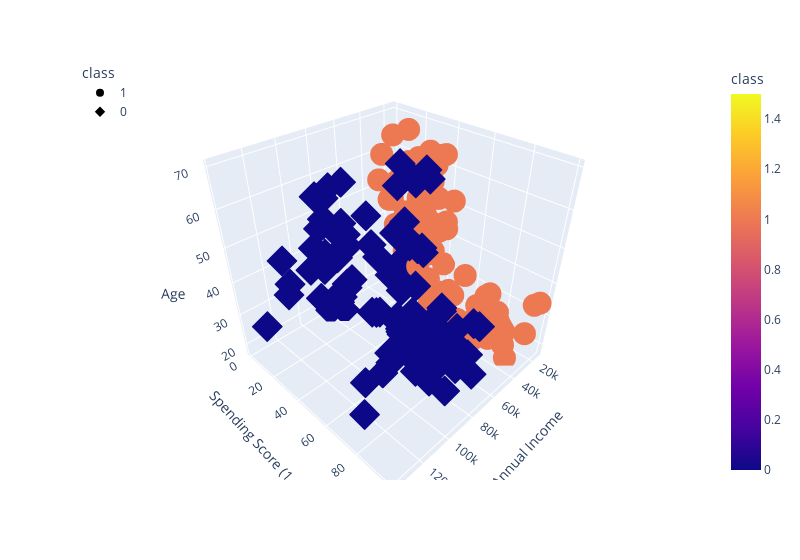

Here is the notebook cell this chart was saved with:
### Code cell
fig = px.scatter_3d(
	df_shopping,
x="Annual Income",
	y="Spending Score (1-100)",
	z="Age",
color="class",
	symbol="class",
	width=800,
)
fig.update_layout(legend=dict(x=0, y=1))
fig.show()
